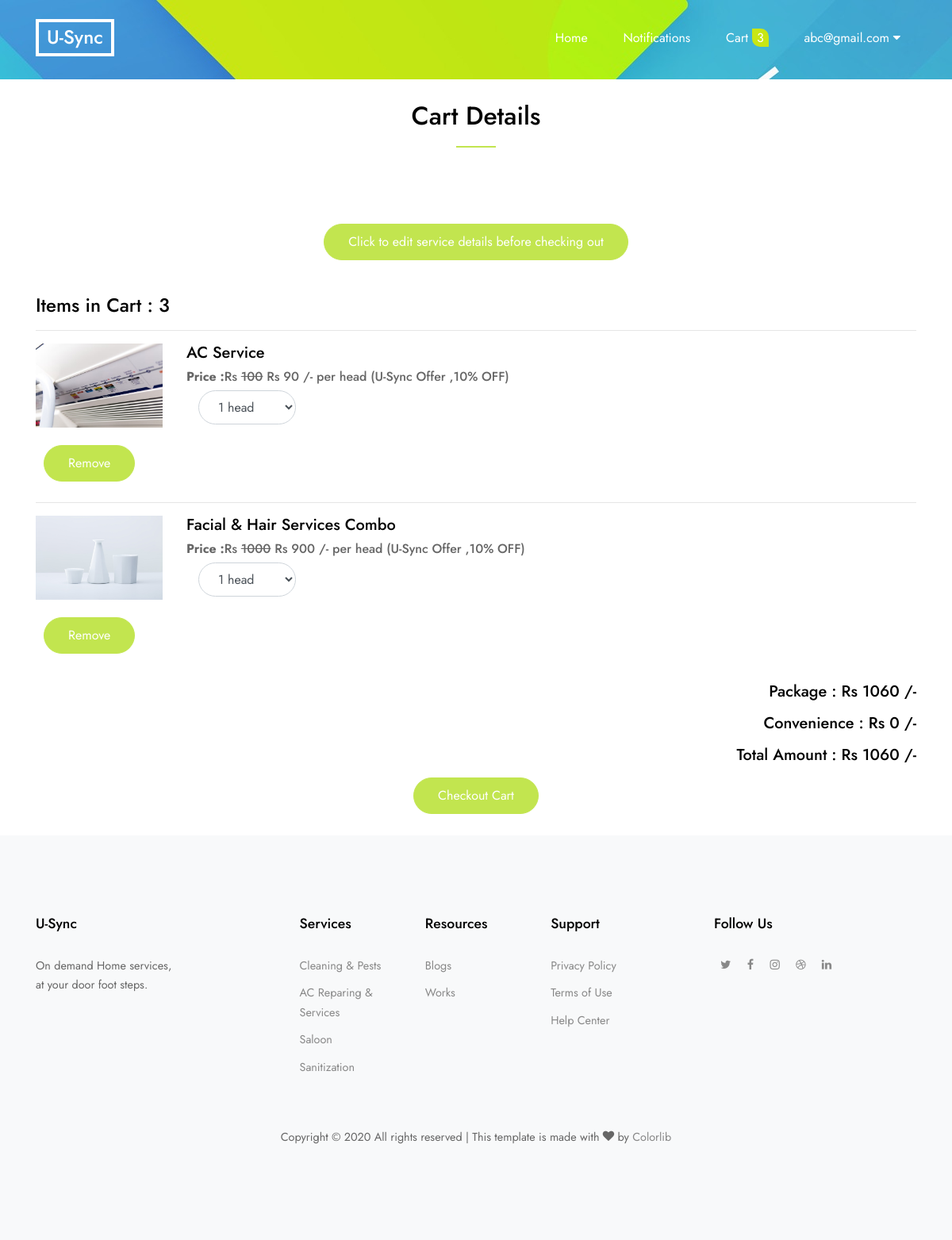
/UserApp/cart/ (signed in), run on the app's committed database.
### UserApp/models.py (models this page shows, shortened)
class CartModel(models.Model):
    class Meta:
        unique_together = (('package','userreg'),)
    package = models.ForeignKey(PackageModel,on_delete=models.CASCADE)
    userreg = models.ForeignKey(UserRegistrationModel,on_delete=models.CASCADE)

### scomp/models.py (models this page shows, shortened)
class PackageModel(models.Model):
    name = models.CharField(max_length=60)
    image = models.FileField(upload_to='packageImagesFolder',blank=True, null=True)
    packagetype = models.ForeignKey(PackageTypeModel,on_delete=models.PROTECT)
    service = models.ForeignKey(ServiceModel,on_delete=models.PROTECT)
    subservice = models.ForeignKey(SubServiceModel,on_delete=models.PROTECT)
    details = models.CharField(max_length=200)
    price = models.IntegerField()
    offerprice = models.IntegerField()
    offername = models.ForeignKey(OfferModel,on_delete=models.PROTECT,null=True)

class OfferModel(models.Model):
    name = models.CharField(max_length=60)
    offer = models.IntegerField()
    def __str__(self):
        return self.name+" ,"+str(self.offer)+"% OFF"

### UserApp/views.py (the view)
# urls.py: path('cart/',views.cart),
@login_required
def cart(request):
    userreg = UserRegistrationModel.objects.get(user__username = request.user.username)
    caobj = CartModel.objects.filter(userreg = userreg)
    total = 0
    for i in caobj:
        total = total + int(i.package.offerprice)
    print(total)
    totalitems = len(caobj)
    cartbatch = len(caobj)
    count=1
    lis={}
    for i in caobj:
        lis[count]=i
        count+=1
    userpdata = UserPersonalData.objects.get(userreg = userreg)
    useradd = UserAddressModel.objects.get(userreg = userreg)
    timeobj = TimeSlotModel.objects.all()
    return render(request,'UserAppTemp/cart.html',{'caobj':caobj,'total':total,'totalitems':totalitems,'cartbatch':cartbatch,'donut':lis,'upd':userpdata,'userreg':userreg,'useradd':useradd,'timeobj':timeobj})

### templates/UserAppTemp/cart.html (shortened to what this page needs)
{% extends 'UserAppTemp/skeleton.html' %}
{% load static %}
{% block cart %}
<div class="" style="height:100px;background-image: url({% static 'images/hero_bg_1.jpg' %}); ">
</div>
<br>
<div class="row">
  <div class="col-12 mb-5 position-relative">
    <h2 class="section-title text-center mb-5">Cart Details</h2>
  </div>
</div>
<form class="" action="/Checkout/home/" method="post" enctype="multipart/form-data">
<div class="container">
  <div class="row">
    <div class="col-lg-12">
      <p class="text-center">
        <a class="btn btn-primary" data-toggle="collapse" href="#collapseEx" role="button" aria-expanded="false" aria-controls="collapseExample">
          Click to edit service details before checking out
        </a>
      </p>
      <br>
    </div>
  </div>
  <div class="row">
    <div class="col-lg-12">
      <h4>Items in Cart : {{ totalitems }}</h4>
      <hr>
    </div>
    <div class="col-lg-12" style="height:400px; overflow-y:scroll;">
      {% for j,i in donut.items %}
        <div class="row">
          <div class="col-lg-2 col-md-2 col-sm-2">
            {% if i.package.image %}
              <a href="/UserApp/details/{{ i.package.id }}/"><img src="{{ i.package.image.url }}" class="img-fluid" alt="img"></a>
            {% endif %}
          </div>
          <div class="col-lg-10 col-md-10 col-sm-10">
            <h5>{{ i.package.name }}</h5>
            <h6><b> Price :</b>Rs <del>{{ i.package.price }}</del> Rs <span id="offer{{ j }}">{{ i.package.offerprice }}</span> /- per head ({{ i.package.offername }})</h6>
            <div class="col-lg-2">
              <div class="form-group">
                <select class="form-control" name="vqty" id="selectqty{{ j }}" style="padding:0px 20px;">
                  <option value="1" selected>1 head</option>
                </select>
              </div>
            </div>
          </div>
          <div class="col-lg-12">
            <div class="row">
              <div class="col-lg-2" style="margin:10px;">
                <a href="/UserApp/removefromcart/{{ i.id }}/"><button type="button" class="btn btn-primary" name="button">Remove</button></a>
              </div>
            </div>
          </div>
        </div>
        <hr>
      {% endfor %}
    </div>
  </div>
  <div class="row">
    <div class="col-lg-12 text-right">
      <br>
      <h5><p>Package : Rs <span id="packall"></span> /-</p></h5>
      <h5><p>Convenience : Rs <span id="convenall"></span> /-</p></h5>
      <h5><p>Total Amount : Rs  <span id="carttotal"></span> /-</p></h5>
    </div>
  </div>
  <div class="row">
    <div class="col-lg-12 text-center">
      <button type="submit" class="btn btn-primary" id="checkoutcart" name="button">Checkout Cart</button>
      </form>
    </div>
<br>
{% endblock %}

### templates/UserAppTemp/skeleton.html (shortened to what this page needs)
<!doctype html>
{% load static %}
<html lang="en">
  <head>
    <link rel="stylesheet" href="{% static 'fonts/icomoon/style.css' %} ">
    <link rel="stylesheet" href="{% static 'css/bootstrap/bootstrap.css' %} ">
    <link rel="stylesheet" href="{% static 'css/jquery-ui.css' %} ">
    <link rel="stylesheet" href="{% static 'css/owl.carousel.min.css' %} ">
    <link rel="stylesheet" href="{% static 'css/owl.theme.default.min.css' %} ">
    <link rel="stylesheet" href="{% static 'css/owl.theme.default.min.css' %} ">
    <link rel="stylesheet" href="{% static 'css/jquery.fancybox.min.css' %} ">
    <link rel="stylesheet" href="{% static 'css/bootstrap-datepicker.css' %} ">
    <link rel="stylesheet" href="{% static 'fonts/flaticon/font/flaticon.css' %} ">
    <link rel="stylesheet" href="{% static 'css/aos.css' %} ">
    <link rel="stylesheet" href="{% static 'css/style.css' %} ">
    <link rel="stylesheet" href="https://stackpath.bootstrapcdn.com/font-awesome/4.7.0/css/font-awesome.min.css">
  </head>
  <body data-spy="scroll" data-target=".site-navbar-target" data-offset="300">
  <div class="site-wrap">
    <header class="site-navbar py-4 js-sticky-header site-navbar-target" role="banner">
      <div class="container" style="z-index:100 !important;">
        <div class="row align-items-center justify-content-center">
          <div class="col-4">
            <h1 class="m-0 site-logo"><a href="/UserApp/home/">U-Sync</a></h1>
          </div>
          <div class="col-8">
            <nav class="site-navigation position-relative text-right" role="navigation">
              <ul class="site-menu main-menu js-clone-nav mr-auto d-none d-lg-block">
                <li><a href="/UserApp/home/" class="nav-link">Home</a></li>
                <li><a href="/UserApp/notification/" class="nav-link">Notifications</a></li>
                <li><a href="/UserApp/cart/" class="nav-link">Cart <span class="" style="color:white !important;background-color:#c8e614;padding:0px 6px;border-radius:0px 10px 0px 10px;">{{ cartbatch }}</span> </a></li>
                <li style="cursor:pointer;">
                      <a class="nav-link resources" >{{ request.user }} <span class="fa fa-caret-down"></span> </a>
                </li>
              </ul>
            </nav>
          </div>
        </div>
      </div>
    </header>
    {% block cart %}
    {% endblock %}
    <footer class="site-section bg-light footer">
      <div class="container">
        <div class="row mb-5">
          <div class="col-md-3">
            <h3 class="footer-title">U-Sync</h3>
            <p><span class="d-inline-block d-md-block">On demand Home services,</span>at your door foot steps. </p>
          </div>
          <div class="col-md-5 mx-auto">
            <div class="row">
              <div class="col-lg-4">
                <h3 class="footer-title">Services</h3>
                <ul class="list-unstyled">
                  <li><a href="#">Cleaning & Pests</a></li>
                  <li><a href="#">AC Reparing & Services </a></li>
                  <li><a href="#">Saloon</a></li>
                  <li><a href="#">Sanitization</a></li>
                </ul>
              </div>
              <div class="col-lg-4">
                <h3 class="footer-title">Resources</h3>
                <ul class="list-unstyled">
                  <li><a href="#">Blogs</a></li>
                  <li><a href="#">Works</a></li>
                </ul>
              </div>
              <div class="col-lg-4">
                <h3 class="footer-title">Support</h3>
                <ul class="list-unstyled">
                  <li><a href="#">Privacy Policy</a></li>
                  <li><a href="#">Terms of Use</a></li>
                  <li><a href="#">Help Center</a></li>
                </ul>
              </div>
            </div>
          </div>
          <div class="col-md-3">
            <h3 class="footer-title">Follow Us</h3>
            <a href="#" class="social-circle m-2"><span class="icon-twitter"></span></a>
            <a href="#" class="social-circle m-2"><span class="icon-facebook"></span></a>
            <a href="#" class="social-circle m-2"><span class="icon-instagram"></span></a>
            <a href="#" class="social-circle m-2"><span class="icon-dribbble"></span></a>
            <a href="#" class="social-circle m-2"><span class="icon-linkedin"></span></a>
          </div>
        </div>
        <div class="row">
          <div class="col-12 text-center">
            <p>
                Copyright &copy;
                 All rights reserved | This template is made with <i class="icon-heart"
                  aria-hidden="true"></i> by <a href="https://colorlib.com" target="_blank">Colorlib</a>
              </p>
          </div>
        </div>
      </div>
    </footer>
  </body>
</html>

### static/css/style.css (style rules this page uses)
html { overflow-x: hidden; }
body { line-height: 1.7; color: #666666; font-weight: 400; font-size: 1rem; }
a { -webkit-transition: .3s all ease; -o-transition: .3s all ease; transition: .3s all ease; }
h1, h2, h3, h4, h5, .h1, .h2, .h3, .h4, .h5 { font-family: "Jost", sans-serif; color: #000; }
body:after { -webkit-transition: .3s all ease-in-out; -o-transition: .3s all ease-in-out; transition: .3s all ease-in-out; }
.btn { font-size: 16px; border-radius: 30px; padding: 10px 30px; }
.btn.btn-primary { background: #C2E54F; border-color: #C2E54F; color: #fff; }
.form-control { height: 43px; border-radius: 30px; font-family: "Jost", -apple-system, BlinkMacSystemFont, "Segoe UI", Roboto, "Helvetica Neue", Arial, "Noto Sans", sans-serif, "Apple Color Emoji", "Segoe UI Emoji", "Segoe UI Symbol", "Noto Color Emoji"; }
.site-section { padding: 2.5em 0; }
@media (min-width: 768px) { .site-section { padding: 7em 0; } }
.site-navbar { margin-bottom: 0px; z-index: 1999; position: absolute; top: 0; width: 100%; border-bottom: rgba(255, 255, 255, 0.7); }
.site-navbar .site-logo { font-size: 1.5rem; }
.site-navbar .site-logo a { border: 4px solid #fff; display: inline-block; padding: 5px 10px; }
.site-navbar .site-navigation .site-menu { margin: 0; padding: 0; margin-bottom: 0; font-family: "Jost", sans-serif; }
.site-navbar .site-navigation .site-menu a { text-decoration: none !important; display: inline-block; position: relative; padding: 5px 20px; }
.site-navbar .site-navigation .site-menu a:before { position: absolute; content: ""; bottom: 0; left: 18px; right: 18px; height: 2px; width: 0; background: #fff; -webkit-transition: .3s all ease-in-out; -o-transition: .3s all ease-in-out; transition: .3s all ease-in-out; }
.site-navbar .site-navigation .site-menu > li { display: inline-block; }
.site-navbar .site-navigation .site-menu > li > a { padding: 5px 20px; color: #000; display: inline-block; text-decoration: none !important; }
.site-mobile-menu .site-nav-wrap { padding: 0; margin: 0; list-style: none; position: relative; }
.site-mobile-menu .site-nav-wrap a { padding: 10px 20px; display: block; position: relative; color: #212529; }
.site-mobile-menu .site-nav-wrap li { position: relative; display: block; }
.site-mobile-menu .site-nav-wrap > li { display: block; position: relative; float: left; width: 100%; }
.site-mobile-menu .site-nav-wrap > li > a { padding-left: 20px; font-size: 20px; }
.sticky-wrapper .site-navbar { -webkit-transition: .3s all ease; -o-transition: .3s all ease; transition: .3s all ease; }
.sticky-wrapper .site-navbar .site-logo a { color: #fff; }
.sticky-wrapper .site-navbar .site-menu > li > a { color: #fff; }
.section-title { position: relative; padding-bottom: 20px; }
.section-title:after { content: ""; position: absolute; bottom: 0; left: 0; height: 2px; background: #C2E54F; width: 50px; }
.section-title.text-center:after { left: 50%; -webkit-transform: translateX(-50%); -ms-transform: translateX(-50%); transform: translateX(-50%); }
.section-title.text-center:after { background: #C2E54F; }
.position-relative { position: relative; }
.footer { font-size: .9rem; }
.footer .footer-title { font-size: 1.1rem; margin-bottom: 30px; }
.footer ul li { margin-bottom: 10px; }
.footer a { color: #888888; }

### data on the page
CartModel: package.image (picture), package.name "AC Service", package.price "100", package.offerprice "90", package.offername "U-Sync Offer ,10% OFF"
CartModel: package.image (picture), package.name "Facial & Hair Services Combo", package.price "1000", package.offerprice "900", package.offername "U-Sync Offer ,10% OFF"

### other printed values
{{ cartbatch }} "3"
{{ request.user }} "abc@gmail.com"
{{ totalitems }} "3"
